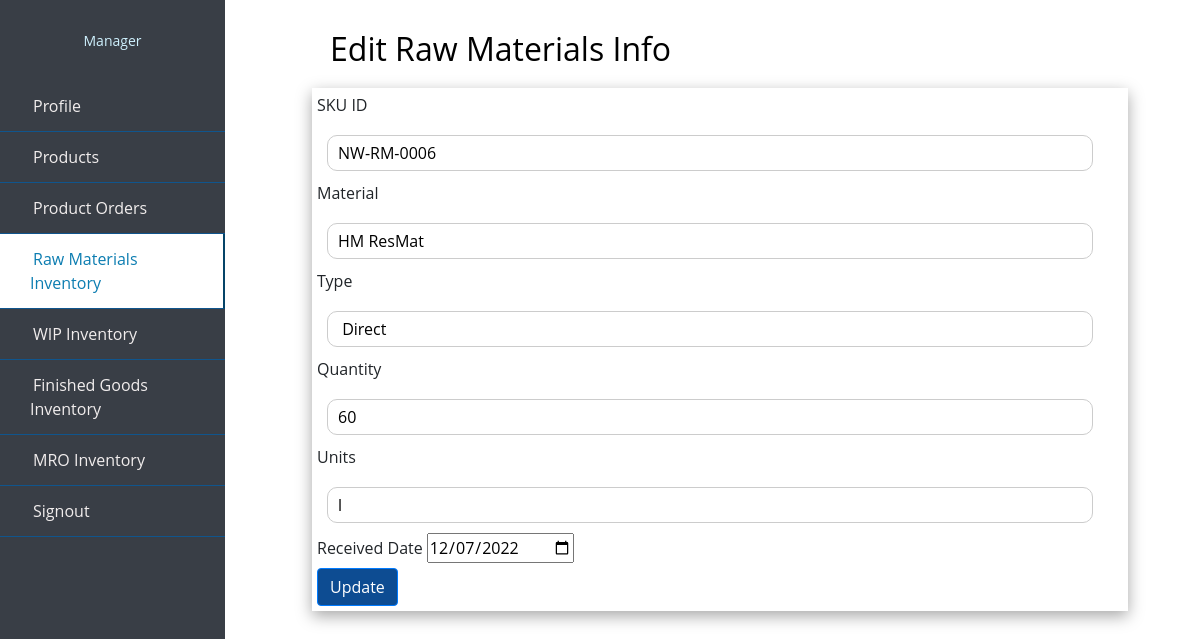
Page /edit_manager_rm.php?editid=NW-RM-0006 on the committed database.
### tables this page shows
CREATE TABLE `raw_materials` (
  `sku_id` varchar(10) NOT NULL,
  `material` varchar(50) NOT NULL,
  `type` varchar(20) NOT NULL,
  `quantity` int(20) NOT NULL,
  `units` varchar(10) NOT NULL,
  `received_date` varchar(10) NOT NULL
);

### edit_manager_rm.php (the view, shortened to what this page needs)
<?php
include 'partial/dbconnect.php';
if(isset($_GET['editid'])){
$sku_id=$_GET['editid'];
$sql="SELECT * FROM `raw_materials` WHERE sku_id='$sku_id'";
$result=$conn->query($sql);
$data=$result->fetch_assoc();
}
?>
<!doctype html>
<html lang="en">
  <head>
    <link rel="stylesheet" href="https://stackpath.bootstrapcdn.com/bootstrap/4.4.1/css/bootstrap.min.css">
    <link rel="stylesheet" href="style.css">
    <link rel="stylesheet" href="https://cdn.jsdelivr.net/npm/bootstrap-icons@1.7.2/font/bootstrap-icons.css">
  </head>
  <body>
  <div class="wrapper">
        <div class="sidebar">
            <div class="profile">
            <p>Manager</p>
            </div>
            <ul>
                <li>
                    <a href="manager_profile.php">
                        <span class="item">Profile</span>
                    </a>
                </li>
                <li>
                    <a href="manager_products.php" >
                        <span class="item">Products</span>
                    </a>
                </li>
                <li>
                    <a href="manager_porders.php">
                        <span class="item">Product Orders</span>
                    </a>
                </li>
                <li>
                    <a href="manager_rawmaterials.php" class="active">
                        <span class="item">Raw Materials Inventory</span>
                    </a>
                </li>
                <li>
                    <a href="manager_wip.php">
                        <span class="item">WIP Inventory</span>
                    </a>
                </li>
                <li>
                    <a href="manager_finishedg.php">
                        <span class="item">Finished Goods Inventory</span>
                    </a>
                </li>
                <li>
                    <a href="manager_mro.php">
                        <span class="item">MRO Inventory</span>
                    </a>
                </li>
                <li>
                        <a href="/project/logout.php"><span class="item">Signout</span></a>
                </li>
  </ul>
       </div>
</div>
<div class="content">
<h2 class="heading">Edit Raw Materials Info</h2>
<div class="box">
<div>
  <form action="manager_modify_rm.php?editid=<?= $sku_id?>" method="post">
  <label>SKU ID</label>
    <input type="text"  name="sku_id" placeholder="sku_id" value="<?= $data['sku_id']?>">
    <br>
    <label>Material</label>
    <input type="text"  name="material" placeholder="Material" value="<?= $data['material']?>">
    <br>
    <label>Type</label><br>
    <input type="text"  name="type" placeholder="Type" value="<?= $data['type']?>">
    <label>Quantity</label>
    <input type="text"  name="quantity" placeholder="Quantity" value="<?= $data['quantity']?>">
    <br>
    <label>Units</label><br>
    <input type="text"  name="units" placeholder="Units" value="<?= $data['units']?>">
    <label>Received Date</label>
    <input type="date"  name="received_date" placeholder="date" value="<?= $data['received_date']?>"><br>
    <button type="submit" class="btn btn-primary" name="update">Update</button>
  </form>
  </div>
</div>
</div>
</body>
</html>

### style.css (style rules this page uses)
h2 { color: #8EC3B0; }
.item { padding: 3px; text-align: center; }
.wrapper .sidebar { background:#393E46; position: fixed; top: 0; left: 0; width: 225px; height: 100%; padding: 20px 0; transition: all 0.5s ease; }
.wrapper .sidebar .profile { margin-bottom: 30px; text-align: center; }
.wrapper .sidebar .profile p { color: rgb(206, 240, 253); font-size: 14px; }
.wrapper .sidebar ul li a { display: block; padding: 13px 30px; border-bottom: 1px solid #10558d; color: rgb(241, 237, 237); font-size: 16px; position: relative; }
.wrapper .sidebar ul li a:hover, .wrapper .sidebar ul li a.active { color: #0c7db1; background:white; border-right: 2px solid rgb(5, 68, 104); }
.wrapper .sidebar ul li a:hover:before, .wrapper .sidebar ul li a.active:before { display: block; }
.content { border: 1px; background-color: #FEFCF3 ; margin-top: 80px; margin-bottom: 60px; margin-right: 20px; margin-left: 250px; }

### edit_manager_rm.php (style rules this page uses)
.content { border: 1px; margin-top: 30px; margin-bottom: 60px; margin-right: 0px; margin-left: 240px; word-wrap: break-word; background-color:white; }
* { list-style: none; text-decoration: none; margin: 0; padding: 0; box-sizing: border-box; font-family: 'Open Sans', sans-serif; }
.content .box { padding: 5px; width: 85%; box-shadow: rgba(0, 0, 0, 0.35) 0px 5px 15px; display: block; margin-left: auto; margin-right: auto; }
input[type=text], select { width: 95%; padding: 5px 10px; margin-top: 10px; margin-bottom: 10px; margin-right: 0px; margin-left: 10px; display: inline-block; border: 1px solid #ccc; border-radius: 10px; box-sizing: border-box; }
.heading { margin-left: 90px; color: black; margin-bottom: 20px; }
.btn-primary, .btn-primary:hover, .btn-primary:active, .btn-primary:visited { background-color: #0D4C92; }

### rows in the picture
raw_materials: sku_id "NW-RM-0006", material "HM ResMat", type "Direct", quantity "60", units "l", received_date "12/07/2022"
